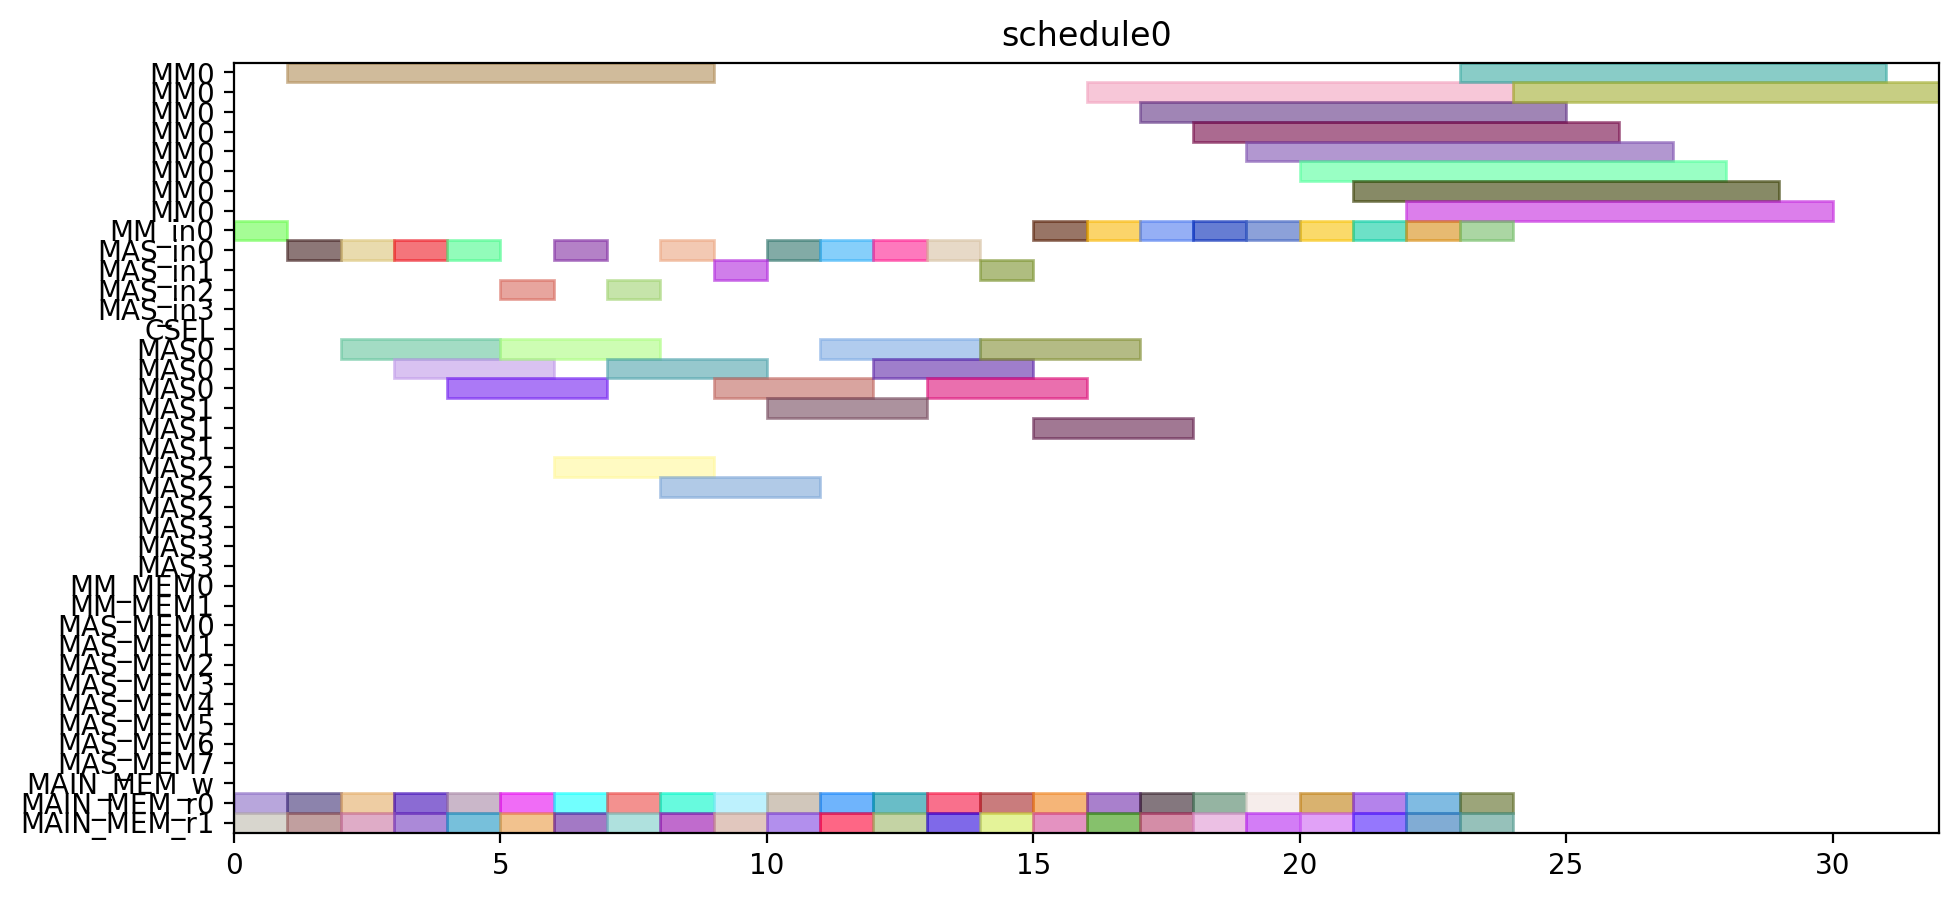

Generate this figure with Python:
from pyschedule import Scenario, solvers, plotters, alt


def solve():
	horizon = 120
	S = Scenario("schedule0", horizon=horizon)

	# resource
	MM = S.Resources('MM', num=1, size=8)
	MM_in = S.Resources('MM_in', num=1)
	MAS_in = S.Resources('MAS_in', num=4)
	CSEL = S.Resource('CSEL')
	MAS = S.Resources('MAS', num=4, size=3, periods=range(1, horizon))
	MM_MEM = S.Resources('MM_MEM', num=2)
	MAS_MEM = S.Resources('MAS_MEM', num=8)
	MAIN_MEM_w = S.Resource('MAIN_MEM_w', size=1)
	MAIN_MEM_r = S.Resources('MAIN_MEM_r', num=2)

	# result of previous scheduling

	# new tasks
	t0_t0 = S.Task('t0_t0', length=3, delay_cost=1)
	t0_t0 += alt(MAS)
	t0_t0_in = S.Task('t0_t0_in', length=1, delay_cost=1)
	t0_t0_in += alt(MAS_in)
	S += t0_t0_in*MAS_in[0]<=t0_t0*MAS[0]

	S += t0_t0_in*MAS_in[1]<=t0_t0*MAS[1]

	S += t0_t0_in*MAS_in[2]<=t0_t0*MAS[2]

	S += t0_t0_in*MAS_in[3]<=t0_t0*MAS[3]

	t0_t0_mem0 = S.Task('t0_t0_mem0', length=1, delay_cost=1)
	t0_t0_mem0 += MAIN_MEM_r[0]
	S += t0_t0_mem0 <= t0_t0

	t0_t0_mem1 = S.Task('t0_t0_mem1', length=1, delay_cost=1)
	t0_t0_mem1 += MAIN_MEM_r[1]
	S += t0_t0_mem1 <= t0_t0

	t0_t1 = S.Task('t0_t1', length=3, delay_cost=1)
	t0_t1 += alt(MAS)
	t0_t1_in = S.Task('t0_t1_in', length=1, delay_cost=1)
	t0_t1_in += alt(MAS_in)
	S += t0_t1_in*MAS_in[0]<=t0_t1*MAS[0]

	S += t0_t1_in*MAS_in[1]<=t0_t1*MAS[1]

	S += t0_t1_in*MAS_in[2]<=t0_t1*MAS[2]

	S += t0_t1_in*MAS_in[3]<=t0_t1*MAS[3]

	t0_t1_mem0 = S.Task('t0_t1_mem0', length=1, delay_cost=1)
	t0_t1_mem0 += MAIN_MEM_r[0]
	S += t0_t1_mem0 <= t0_t1

	t0_t1_mem1 = S.Task('t0_t1_mem1', length=1, delay_cost=1)
	t0_t1_mem1 += MAIN_MEM_r[1]
	S += t0_t1_mem1 <= t0_t1

	t0_t3 = S.Task('t0_t3', length=8, delay_cost=1)
	t0_t3 += alt(MM)
	t0_t3_in = S.Task('t0_t3_in', length=1, delay_cost=1)
	t0_t3_in += alt(MM_in)
	S += t0_t3_in*MM_in[0]<=t0_t3*MM[0]
	t0_t3_mem0 = S.Task('t0_t3_mem0', length=1, delay_cost=1)
	t0_t3_mem0 += MAIN_MEM_r[0]
	S += t0_t3_mem0 <= t0_t3

	t0_t3_mem1 = S.Task('t0_t3_mem1', length=1, delay_cost=1)
	t0_t3_mem1 += MAIN_MEM_r[1]
	S += t0_t3_mem1 <= t0_t3

	t10 = S.Task('t10', length=3, delay_cost=1)
	t10 += alt(MAS)
	t10_in = S.Task('t10_in', length=1, delay_cost=1)
	t10_in += alt(MAS_in)
	S += t10_in*MAS_in[0]<=t10*MAS[0]

	S += t10_in*MAS_in[1]<=t10*MAS[1]

	S += t10_in*MAS_in[2]<=t10*MAS[2]

	S += t10_in*MAS_in[3]<=t10*MAS[3]

	t10_mem0 = S.Task('t10_mem0', length=1, delay_cost=1)
	t10_mem0 += MAIN_MEM_r[0]
	S += t10_mem0 <= t10

	t10_mem1 = S.Task('t10_mem1', length=1, delay_cost=1)
	t10_mem1 += MAIN_MEM_r[1]
	S += t10_mem1 <= t10

	t11 = S.Task('t11', length=3, delay_cost=1)
	t11 += alt(MAS)
	t11_in = S.Task('t11_in', length=1, delay_cost=1)
	t11_in += alt(MAS_in)
	S += t11_in*MAS_in[0]<=t11*MAS[0]

	S += t11_in*MAS_in[1]<=t11*MAS[1]

	S += t11_in*MAS_in[2]<=t11*MAS[2]

	S += t11_in*MAS_in[3]<=t11*MAS[3]

	t11_mem0 = S.Task('t11_mem0', length=1, delay_cost=1)
	t11_mem0 += MAIN_MEM_r[0]
	S += t11_mem0 <= t11

	t11_mem1 = S.Task('t11_mem1', length=1, delay_cost=1)
	t11_mem1 += MAIN_MEM_r[1]
	S += t11_mem1 <= t11

	t3_t0 = S.Task('t3_t0', length=8, delay_cost=1)
	t3_t0 += alt(MM)
	t3_t0_in = S.Task('t3_t0_in', length=1, delay_cost=1)
	t3_t0_in += alt(MM_in)
	S += t3_t0_in*MM_in[0]<=t3_t0*MM[0]
	t3_t0_mem0 = S.Task('t3_t0_mem0', length=1, delay_cost=1)
	t3_t0_mem0 += MAIN_MEM_r[0]
	S += t3_t0_mem0 <= t3_t0

	t3_t0_mem1 = S.Task('t3_t0_mem1', length=1, delay_cost=1)
	t3_t0_mem1 += MAIN_MEM_r[1]
	S += t3_t0_mem1 <= t3_t0

	t3_t1 = S.Task('t3_t1', length=8, delay_cost=1)
	t3_t1 += alt(MM)
	t3_t1_in = S.Task('t3_t1_in', length=1, delay_cost=1)
	t3_t1_in += alt(MM_in)
	S += t3_t1_in*MM_in[0]<=t3_t1*MM[0]
	t3_t1_mem0 = S.Task('t3_t1_mem0', length=1, delay_cost=1)
	t3_t1_mem0 += MAIN_MEM_r[0]
	S += t3_t1_mem0 <= t3_t1

	t3_t1_mem1 = S.Task('t3_t1_mem1', length=1, delay_cost=1)
	t3_t1_mem1 += MAIN_MEM_r[1]
	S += t3_t1_mem1 <= t3_t1

	t3_t2 = S.Task('t3_t2', length=3, delay_cost=1)
	t3_t2 += alt(MAS)
	t3_t2_in = S.Task('t3_t2_in', length=1, delay_cost=1)
	t3_t2_in += alt(MAS_in)
	S += t3_t2_in*MAS_in[0]<=t3_t2*MAS[0]

	S += t3_t2_in*MAS_in[1]<=t3_t2*MAS[1]

	S += t3_t2_in*MAS_in[2]<=t3_t2*MAS[2]

	S += t3_t2_in*MAS_in[3]<=t3_t2*MAS[3]

	t3_t2_mem0 = S.Task('t3_t2_mem0', length=1, delay_cost=1)
	t3_t2_mem0 += MAIN_MEM_r[0]
	S += t3_t2_mem0 <= t3_t2

	t3_t2_mem1 = S.Task('t3_t2_mem1', length=1, delay_cost=1)
	t3_t2_mem1 += MAIN_MEM_r[1]
	S += t3_t2_mem1 <= t3_t2

	t3_t3 = S.Task('t3_t3', length=3, delay_cost=1)
	t3_t3 += alt(MAS)
	t3_t3_in = S.Task('t3_t3_in', length=1, delay_cost=1)
	t3_t3_in += alt(MAS_in)
	S += t3_t3_in*MAS_in[0]<=t3_t3*MAS[0]

	S += t3_t3_in*MAS_in[1]<=t3_t3*MAS[1]

	S += t3_t3_in*MAS_in[2]<=t3_t3*MAS[2]

	S += t3_t3_in*MAS_in[3]<=t3_t3*MAS[3]

	t3_t3_mem0 = S.Task('t3_t3_mem0', length=1, delay_cost=1)
	t3_t3_mem0 += MAIN_MEM_r[0]
	S += t3_t3_mem0 <= t3_t3

	t3_t3_mem1 = S.Task('t3_t3_mem1', length=1, delay_cost=1)
	t3_t3_mem1 += MAIN_MEM_r[1]
	S += t3_t3_mem1 <= t3_t3

	t4_t0 = S.Task('t4_t0', length=3, delay_cost=1)
	t4_t0 += alt(MAS)
	t4_t0_in = S.Task('t4_t0_in', length=1, delay_cost=1)
	t4_t0_in += alt(MAS_in)
	S += t4_t0_in*MAS_in[0]<=t4_t0*MAS[0]

	S += t4_t0_in*MAS_in[1]<=t4_t0*MAS[1]

	S += t4_t0_in*MAS_in[2]<=t4_t0*MAS[2]

	S += t4_t0_in*MAS_in[3]<=t4_t0*MAS[3]

	t4_t0_mem0 = S.Task('t4_t0_mem0', length=1, delay_cost=1)
	t4_t0_mem0 += MAIN_MEM_r[0]
	S += t4_t0_mem0 <= t4_t0

	t4_t0_mem1 = S.Task('t4_t0_mem1', length=1, delay_cost=1)
	t4_t0_mem1 += MAIN_MEM_r[1]
	S += t4_t0_mem1 <= t4_t0

	t4_t1 = S.Task('t4_t1', length=3, delay_cost=1)
	t4_t1 += alt(MAS)
	t4_t1_in = S.Task('t4_t1_in', length=1, delay_cost=1)
	t4_t1_in += alt(MAS_in)
	S += t4_t1_in*MAS_in[0]<=t4_t1*MAS[0]

	S += t4_t1_in*MAS_in[1]<=t4_t1*MAS[1]

	S += t4_t1_in*MAS_in[2]<=t4_t1*MAS[2]

	S += t4_t1_in*MAS_in[3]<=t4_t1*MAS[3]

	t4_t1_mem0 = S.Task('t4_t1_mem0', length=1, delay_cost=1)
	t4_t1_mem0 += MAIN_MEM_r[0]
	S += t4_t1_mem0 <= t4_t1

	t4_t1_mem1 = S.Task('t4_t1_mem1', length=1, delay_cost=1)
	t4_t1_mem1 += MAIN_MEM_r[1]
	S += t4_t1_mem1 <= t4_t1

	t4_t3 = S.Task('t4_t3', length=8, delay_cost=1)
	t4_t3 += alt(MM)
	t4_t3_in = S.Task('t4_t3_in', length=1, delay_cost=1)
	t4_t3_in += alt(MM_in)
	S += t4_t3_in*MM_in[0]<=t4_t3*MM[0]
	t4_t3_mem0 = S.Task('t4_t3_mem0', length=1, delay_cost=1)
	t4_t3_mem0 += MAIN_MEM_r[0]
	S += t4_t3_mem0 <= t4_t3

	t4_t3_mem1 = S.Task('t4_t3_mem1', length=1, delay_cost=1)
	t4_t3_mem1 += MAIN_MEM_r[1]
	S += t4_t3_mem1 <= t4_t3

	t5_t0 = S.Task('t5_t0', length=8, delay_cost=1)
	t5_t0 += alt(MM)
	t5_t0_in = S.Task('t5_t0_in', length=1, delay_cost=1)
	t5_t0_in += alt(MM_in)
	S += t5_t0_in*MM_in[0]<=t5_t0*MM[0]
	t5_t0_mem0 = S.Task('t5_t0_mem0', length=1, delay_cost=1)
	t5_t0_mem0 += MAIN_MEM_r[0]
	S += t5_t0_mem0 <= t5_t0

	t5_t0_mem1 = S.Task('t5_t0_mem1', length=1, delay_cost=1)
	t5_t0_mem1 += MAIN_MEM_r[1]
	S += t5_t0_mem1 <= t5_t0

	t5_t1 = S.Task('t5_t1', length=8, delay_cost=1)
	t5_t1 += alt(MM)
	t5_t1_in = S.Task('t5_t1_in', length=1, delay_cost=1)
	t5_t1_in += alt(MM_in)
	S += t5_t1_in*MM_in[0]<=t5_t1*MM[0]
	t5_t1_mem0 = S.Task('t5_t1_mem0', length=1, delay_cost=1)
	t5_t1_mem0 += MAIN_MEM_r[0]
	S += t5_t1_mem0 <= t5_t1

	t5_t1_mem1 = S.Task('t5_t1_mem1', length=1, delay_cost=1)
	t5_t1_mem1 += MAIN_MEM_r[1]
	S += t5_t1_mem1 <= t5_t1

	t5_t2 = S.Task('t5_t2', length=3, delay_cost=1)
	t5_t2 += alt(MAS)
	t5_t2_in = S.Task('t5_t2_in', length=1, delay_cost=1)
	t5_t2_in += alt(MAS_in)
	S += t5_t2_in*MAS_in[0]<=t5_t2*MAS[0]

	S += t5_t2_in*MAS_in[1]<=t5_t2*MAS[1]

	S += t5_t2_in*MAS_in[2]<=t5_t2*MAS[2]

	S += t5_t2_in*MAS_in[3]<=t5_t2*MAS[3]

	t5_t2_mem0 = S.Task('t5_t2_mem0', length=1, delay_cost=1)
	t5_t2_mem0 += MAIN_MEM_r[0]
	S += t5_t2_mem0 <= t5_t2

	t5_t2_mem1 = S.Task('t5_t2_mem1', length=1, delay_cost=1)
	t5_t2_mem1 += MAIN_MEM_r[1]
	S += t5_t2_mem1 <= t5_t2

	t5_t3 = S.Task('t5_t3', length=3, delay_cost=1)
	t5_t3 += alt(MAS)
	t5_t3_in = S.Task('t5_t3_in', length=1, delay_cost=1)
	t5_t3_in += alt(MAS_in)
	S += t5_t3_in*MAS_in[0]<=t5_t3*MAS[0]

	S += t5_t3_in*MAS_in[1]<=t5_t3*MAS[1]

	S += t5_t3_in*MAS_in[2]<=t5_t3*MAS[2]

	S += t5_t3_in*MAS_in[3]<=t5_t3*MAS[3]

	t5_t3_mem0 = S.Task('t5_t3_mem0', length=1, delay_cost=1)
	t5_t3_mem0 += MAIN_MEM_r[0]
	S += t5_t3_mem0 <= t5_t3

	t5_t3_mem1 = S.Task('t5_t3_mem1', length=1, delay_cost=1)
	t5_t3_mem1 += MAIN_MEM_r[1]
	S += t5_t3_mem1 <= t5_t3

	t6_t0 = S.Task('t6_t0', length=8, delay_cost=1)
	t6_t0 += alt(MM)
	t6_t0_in = S.Task('t6_t0_in', length=1, delay_cost=1)
	t6_t0_in += alt(MM_in)
	S += t6_t0_in*MM_in[0]<=t6_t0*MM[0]
	t6_t0_mem0 = S.Task('t6_t0_mem0', length=1, delay_cost=1)
	t6_t0_mem0 += MAIN_MEM_r[0]
	S += t6_t0_mem0 <= t6_t0

	t6_t0_mem1 = S.Task('t6_t0_mem1', length=1, delay_cost=1)
	t6_t0_mem1 += MAIN_MEM_r[1]
	S += t6_t0_mem1 <= t6_t0

	t6_t1 = S.Task('t6_t1', length=8, delay_cost=1)
	t6_t1 += alt(MM)
	t6_t1_in = S.Task('t6_t1_in', length=1, delay_cost=1)
	t6_t1_in += alt(MM_in)
	S += t6_t1_in*MM_in[0]<=t6_t1*MM[0]
	t6_t1_mem0 = S.Task('t6_t1_mem0', length=1, delay_cost=1)
	t6_t1_mem0 += MAIN_MEM_r[0]
	S += t6_t1_mem0 <= t6_t1

	t6_t1_mem1 = S.Task('t6_t1_mem1', length=1, delay_cost=1)
	t6_t1_mem1 += MAIN_MEM_r[1]
	S += t6_t1_mem1 <= t6_t1

	t6_t2 = S.Task('t6_t2', length=3, delay_cost=1)
	t6_t2 += alt(MAS)
	t6_t2_in = S.Task('t6_t2_in', length=1, delay_cost=1)
	t6_t2_in += alt(MAS_in)
	S += t6_t2_in*MAS_in[0]<=t6_t2*MAS[0]

	S += t6_t2_in*MAS_in[1]<=t6_t2*MAS[1]

	S += t6_t2_in*MAS_in[2]<=t6_t2*MAS[2]

	S += t6_t2_in*MAS_in[3]<=t6_t2*MAS[3]

	t6_t2_mem0 = S.Task('t6_t2_mem0', length=1, delay_cost=1)
	t6_t2_mem0 += MAIN_MEM_r[0]
	S += t6_t2_mem0 <= t6_t2

	t6_t2_mem1 = S.Task('t6_t2_mem1', length=1, delay_cost=1)
	t6_t2_mem1 += MAIN_MEM_r[1]
	S += t6_t2_mem1 <= t6_t2

	t6_t3 = S.Task('t6_t3', length=3, delay_cost=1)
	t6_t3 += alt(MAS)
	t6_t3_in = S.Task('t6_t3_in', length=1, delay_cost=1)
	t6_t3_in += alt(MAS_in)
	S += t6_t3_in*MAS_in[0]<=t6_t3*MAS[0]

	S += t6_t3_in*MAS_in[1]<=t6_t3*MAS[1]

	S += t6_t3_in*MAS_in[2]<=t6_t3*MAS[2]

	S += t6_t3_in*MAS_in[3]<=t6_t3*MAS[3]

	t6_t3_mem0 = S.Task('t6_t3_mem0', length=1, delay_cost=1)
	t6_t3_mem0 += MAIN_MEM_r[0]
	S += t6_t3_mem0 <= t6_t3

	t6_t3_mem1 = S.Task('t6_t3_mem1', length=1, delay_cost=1)
	t6_t3_mem1 += MAIN_MEM_r[1]
	S += t6_t3_mem1 <= t6_t3

	t7_t0 = S.Task('t7_t0', length=8, delay_cost=1)
	t7_t0 += alt(MM)
	t7_t0_in = S.Task('t7_t0_in', length=1, delay_cost=1)
	t7_t0_in += alt(MM_in)
	S += t7_t0_in*MM_in[0]<=t7_t0*MM[0]
	t7_t0_mem0 = S.Task('t7_t0_mem0', length=1, delay_cost=1)
	t7_t0_mem0 += MAIN_MEM_r[0]
	S += t7_t0_mem0 <= t7_t0

	t7_t0_mem1 = S.Task('t7_t0_mem1', length=1, delay_cost=1)
	t7_t0_mem1 += MAIN_MEM_r[1]
	S += t7_t0_mem1 <= t7_t0

	t7_t1 = S.Task('t7_t1', length=8, delay_cost=1)
	t7_t1 += alt(MM)
	t7_t1_in = S.Task('t7_t1_in', length=1, delay_cost=1)
	t7_t1_in += alt(MM_in)
	S += t7_t1_in*MM_in[0]<=t7_t1*MM[0]
	t7_t1_mem0 = S.Task('t7_t1_mem0', length=1, delay_cost=1)
	t7_t1_mem0 += MAIN_MEM_r[0]
	S += t7_t1_mem0 <= t7_t1

	t7_t1_mem1 = S.Task('t7_t1_mem1', length=1, delay_cost=1)
	t7_t1_mem1 += MAIN_MEM_r[1]
	S += t7_t1_mem1 <= t7_t1

	t7_t2 = S.Task('t7_t2', length=3, delay_cost=1)
	t7_t2 += alt(MAS)
	t7_t2_in = S.Task('t7_t2_in', length=1, delay_cost=1)
	t7_t2_in += alt(MAS_in)
	S += t7_t2_in*MAS_in[0]<=t7_t2*MAS[0]

	S += t7_t2_in*MAS_in[1]<=t7_t2*MAS[1]

	S += t7_t2_in*MAS_in[2]<=t7_t2*MAS[2]

	S += t7_t2_in*MAS_in[3]<=t7_t2*MAS[3]

	t7_t2_mem0 = S.Task('t7_t2_mem0', length=1, delay_cost=1)
	t7_t2_mem0 += MAIN_MEM_r[0]
	S += t7_t2_mem0 <= t7_t2

	t7_t2_mem1 = S.Task('t7_t2_mem1', length=1, delay_cost=1)
	t7_t2_mem1 += MAIN_MEM_r[1]
	S += t7_t2_mem1 <= t7_t2

	t7_t3 = S.Task('t7_t3', length=3, delay_cost=1)
	t7_t3 += alt(MAS)
	t7_t3_in = S.Task('t7_t3_in', length=1, delay_cost=1)
	t7_t3_in += alt(MAS_in)
	S += t7_t3_in*MAS_in[0]<=t7_t3*MAS[0]

	S += t7_t3_in*MAS_in[1]<=t7_t3*MAS[1]

	S += t7_t3_in*MAS_in[2]<=t7_t3*MAS[2]

	S += t7_t3_in*MAS_in[3]<=t7_t3*MAS[3]

	t7_t3_mem0 = S.Task('t7_t3_mem0', length=1, delay_cost=1)
	t7_t3_mem0 += MAIN_MEM_r[0]
	S += t7_t3_mem0 <= t7_t3

	t7_t3_mem1 = S.Task('t7_t3_mem1', length=1, delay_cost=1)
	t7_t3_mem1 += MAIN_MEM_r[1]
	S += t7_t3_mem1 <= t7_t3

	solvers.mip.solve(S,msg=1,kind='CPLEX',ratio_gap=1.01)

	solution = [['hoge']*len(S.solution()[1]) for i in range(len(S.solution()))]
	for i in range(len(S.solution())):
		for j in range(len(S.solution()[i])):
			solution[i][j]=str(S.solution()[i][j])
	print(solution)

	cycles = int(solution[-1][3])

	pic_file_name = "/home/mfukuda/ABE/multiRAM_multiMAS_16mux/scheduling_result/stage8MM1_stage3MAS4/SQR012345/schedule0.png"
	if(S.solution() != []):
		plotters.matplotlib.plot(S,img_filename=pic_file_name, show_task_labels=False, fig_size=(cycles*0.25+3, 5))

	return solution
